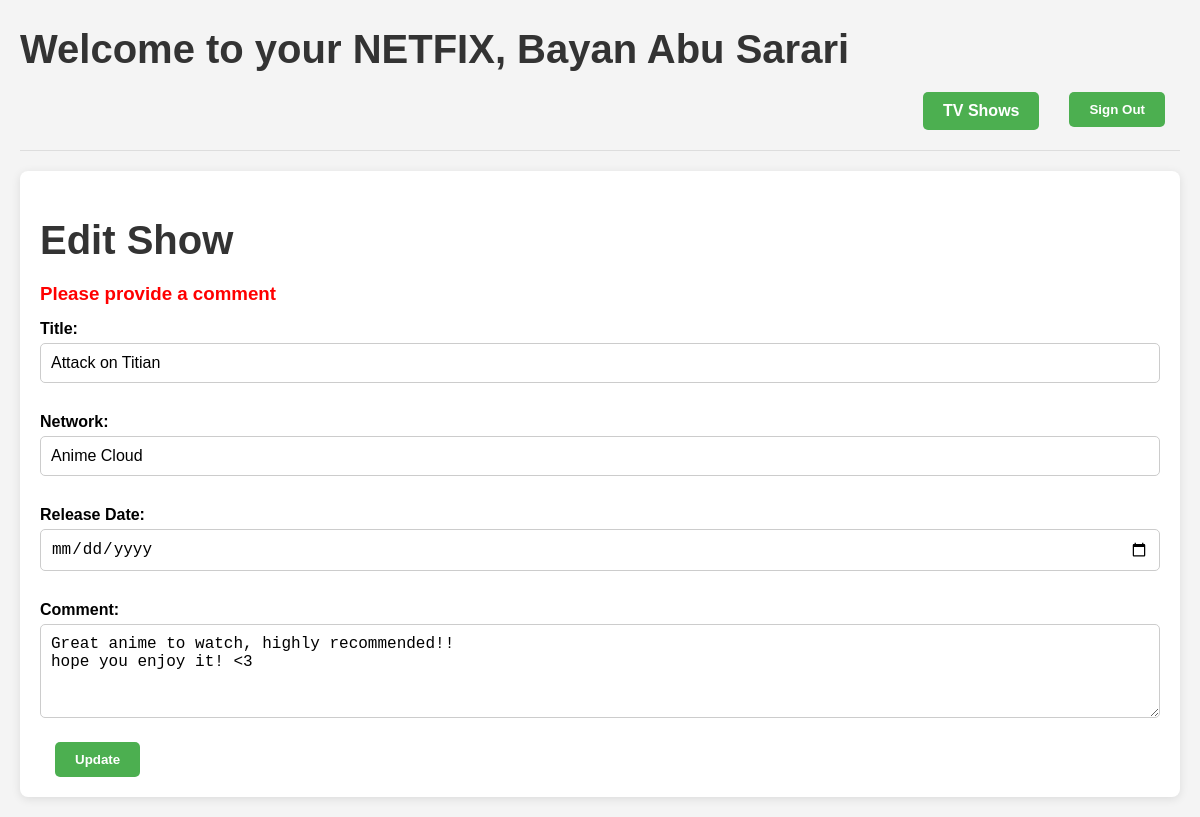
Screenshot of /update-show/1 (signed in) with the database file from the repository.
### Show_App/models.py (models this page shows, shortened)
class User(models.Model):
    first_name = models.CharField(max_length=50)
    last_name = models.CharField(max_length=50)
    email = models.EmailField(unique=True)
    password = models.CharField(max_length=255)
    created_at = models.DateTimeField(auto_now_add=True)
    updated_at = models.DateTimeField(auto_now=True)
    objects= UserManager()

class Show(models.Model):
    title = models.CharField(max_length=100, unique=True)
    network = models.CharField(max_length=50)
    comment = models.TextField()
    release_date = models.DateField()
    created_at = models.DateTimeField(auto_now_add=True)
    updated_at = models.DateTimeField(auto_now=True)
    objects = ShowManager()
    users = models.ManyToManyField(User, related_name='shows')
    created_by = models.ForeignKey(User, on_delete=models.CASCADE, related_name='created_shows', null=True, blank=True)

### Show_App/views.py (the view, shortened to what this page needs)
# urls.py: path('update-show/<int:show_id>', views.update_show, name ='update_show'),
def update_show(request, show_id):
    show = Show.objects.filter(id=show_id).first()
    if not show:
        messages.error(request, 'Show not found.' , extra_tags='update_show')
        return redirect('home_page')
    user = None
    user = User.objects.get(id=request.session['user_id'])
    return render(request, 'UpdateShowPage.html', {'user': user, 'show': show})

### templates/UpdateShowPage.html (shortened to what this page needs)
<!DOCTYPE html>
<html lang="en">
<head>
</head>
<body>
    <h1>Welcome to your NETFIX,  {{user.first_name}} {{user.last_name}}</h1>
    <div class="nav">
        <a href="{% url 'home_page' %}">TV Shows</a>
        <form method="post" action="{% url 'sign_out' %}" style="display:inline;">
            <button type="submit">Sign Out</button>
        </form>
    </div>
    <hr>
    <div class="card">
        <h1>Edit Show</h1>
        <h3>Please provide a comment</h3>
        <form method="post" action="{% url 'update_show' show.id %}">
            <label for="title">Title:</label>
            <input type="text" id="title" name="title" value="{{ show.title }}" required>
            <label for="network">Network:</label>
            <input type="text" id="network" name="network" value="{{ show.network }}" required>
            <label for="release_date">Release Date:</label>
            <input type="date" id="release_date" name="release_date" value="{{ show.release_date }}" required>
            <label for="comment">Comment:</label>
            <textarea id="comment" name="comment" rows="4" cols="50" placeholder="Enter your comment here..." required>{{ show.comment }}</textarea>
            <button type="submit">Update</button>
        </form>
    </div>
</body>
</html>

### templates/UpdateShowPage.html (style rules this page uses)
body { font-family: Arial, sans-serif; background-color: #f4f4f4; margin: 20px; }
h1 { color: #333; font-size: 2.5em; margin-bottom: 20px; }
.nav { display: flex; justify-content: flex-end; margin-bottom: 20px; }
a { margin: 0 15px; padding: 10px 20px; text-decoration: none; color: white; font-weight: bold; background-color: #4CAF50; border-radius: 5px; transition: background-color 0.3s; }
button { margin: 0 15px; padding: 10px 20px; background-color: #4CAF50; color: white; border: none; border-radius: 5px; cursor: pointer; font-weight: bold; transition: background-color 0.3s; text-decoration: none; }
hr { border: 0; height: 1px; background: #ddd; margin: 20px 0; }
.card { background-color: white; padding: 20px; border-radius: 8px; box-shadow: 0 2px 10px rgba(0, 0, 0, 0.1); margin-bottom: 20px; }
h3 { color: red; margin-bottom: 15px; }
label { display: block; margin: 10px 0 5px; font-weight: bold; }
input[type="text"], input[type="date"], textarea { width: 100%; padding: 10px; border: 1px solid #ccc; border-radius: 5px; box-sizing: border-box; margin-bottom: 20px; font-size: 16px; }
textarea { resize: vertical; }

### rows the page displays
User: first_name "Bayan", last_name "Abu Sarari"
Show: title "Attack on Titian", network "Anime Cloud", comment "Great anime to watch, highly recommended!! hope you enjoy it! <3"
